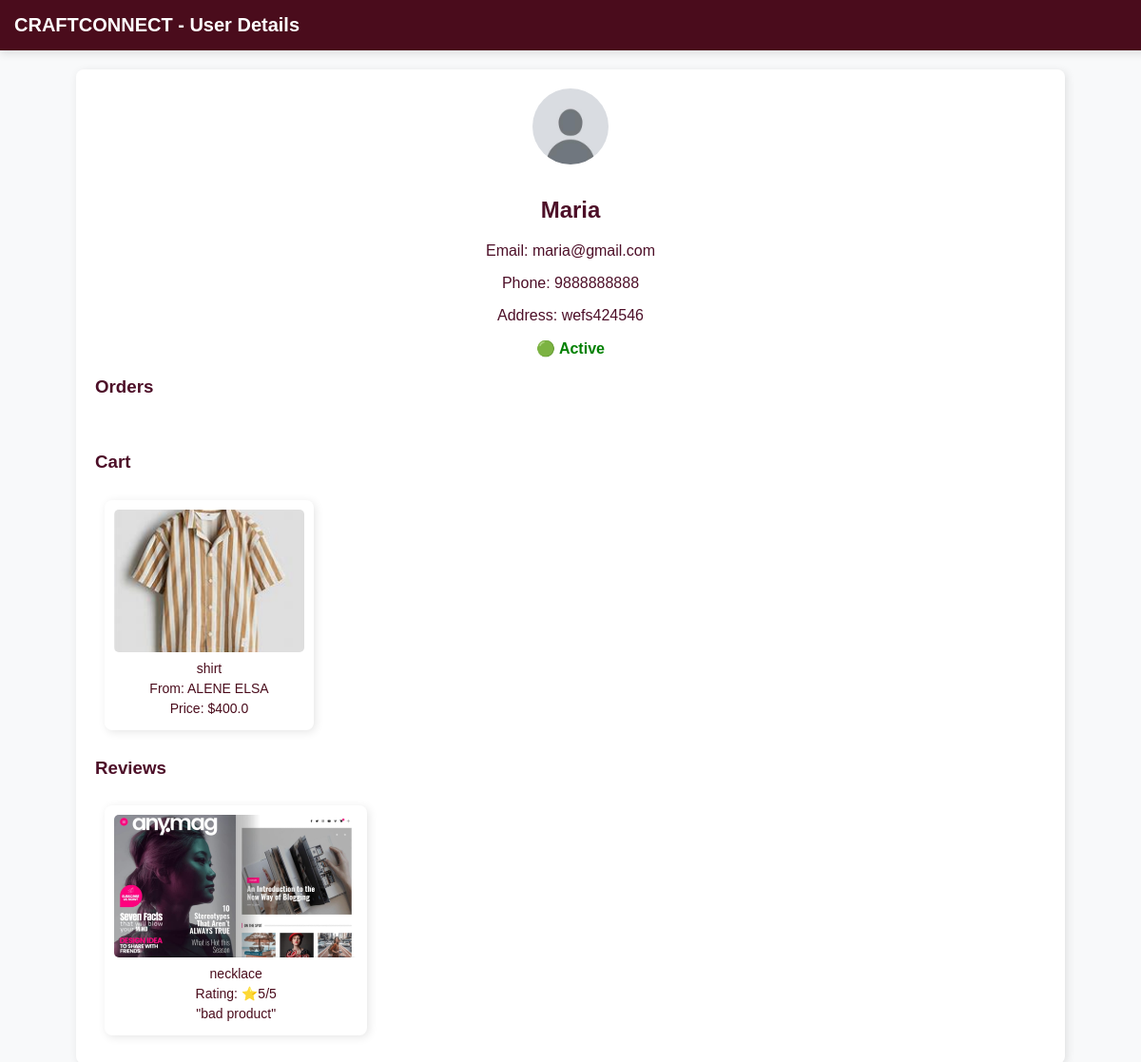
The app's page /admin/user/5 (signed in), older data.
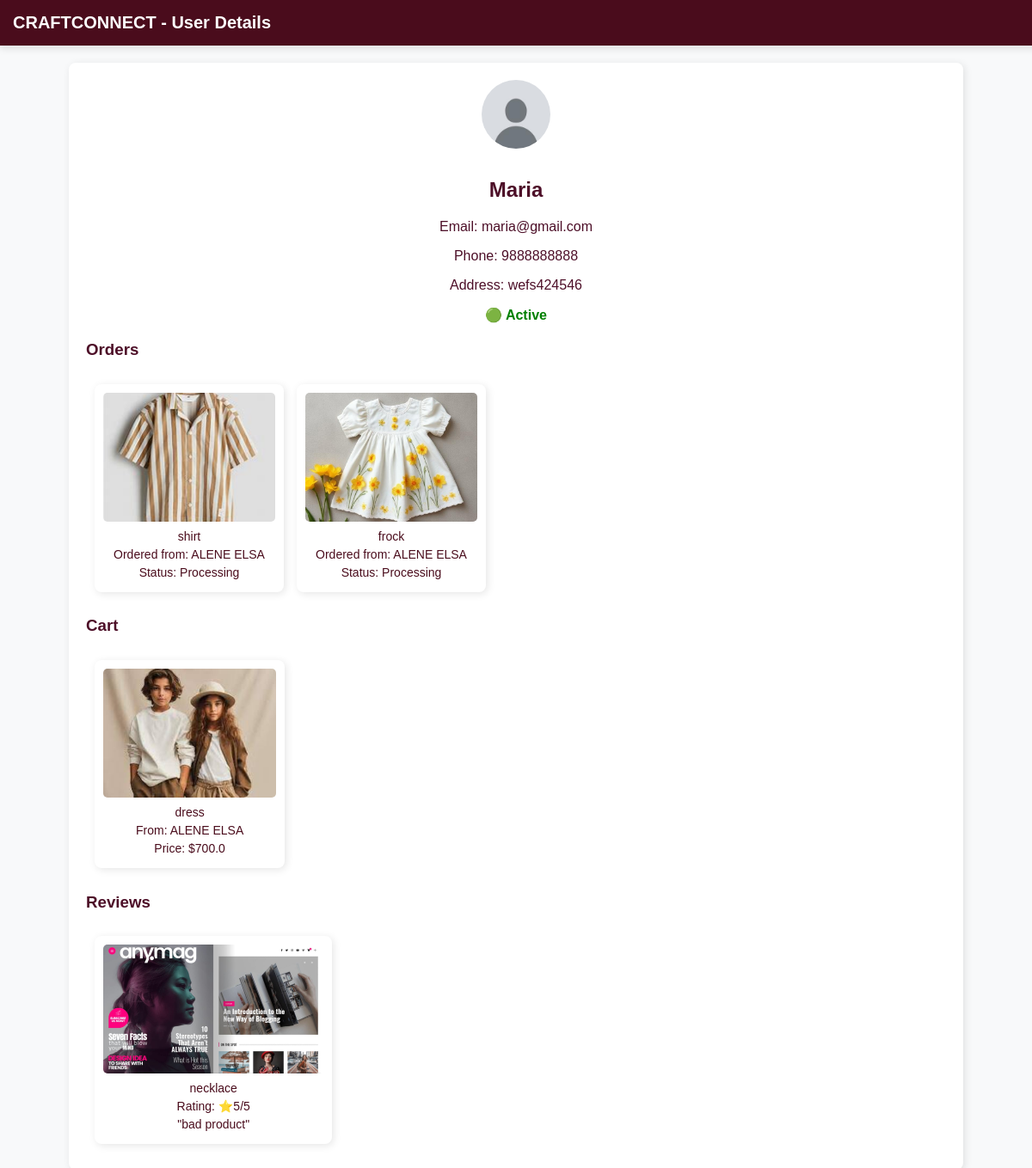
The same page, newer data.
### tables this page shows
CREATE TABLE users (
            id INTEGER PRIMARY KEY AUTOINCREMENT,
            name TEXT NOT NULL,
            email TEXT UNIQUE NOT NULL,
            password TEXT NOT NULL,
            user_type TEXT NOT NULL,
            profile_pic TEXT DEFAULT 'default_profile.jpg'
        , phone TEXT, whatsapp TEXT, address TEXT, description TEXT, username TEXT, suspended default 0);

CREATE TABLE cart (
            id INTEGER PRIMARY KEY AUTOINCREMENT,
            user_id INTEGER NOT NULL,
            product_id INTEGER NOT NULL,
            quantity INTEGER NOT NULL DEFAULT 1,
            FOREIGN KEY (user_id) REFERENCES users (id),
            FOREIGN KEY (product_id) REFERENCES products (id)
        );

CREATE TABLE products (
            id INTEGER PRIMARY KEY AUTOINCREMENT,
            name TEXT NOT NULL,
            description TEXT NOT NULL,
            price REAL NOT NULL,
            image TEXT NOT NULL,
            manufacturer_id INTEGER, approved INTEGER DEFAULT 0, category TEXT, stock_limit INTEGER DEFAULT NULL, size_chart TEXT,
            FOREIGN KEY (manufacturer_id) REFERENCES users (id)
        );

CREATE TABLE product_reviews (
            id INTEGER PRIMARY KEY AUTOINCREMENT,
            product_id INTEGER NOT NULL,
            user_id INTEGER NOT NULL,
            rating INTEGER NOT NULL,
            feedback TEXT NOT NULL,
            timestamp DATETIME DEFAULT CURRENT_TIMESTAMP,
            FOREIGN KEY (product_id) REFERENCES products (id),
            FOREIGN KEY (user_id) REFERENCES users (id)
        );

CREATE TABLE orders (
            id INTEGER PRIMARY KEY AUTOINCREMENT,
            user_id INTEGER NOT NULL,
            product_id INTEGER NOT NULL,
            quantity INTEGER NOT NULL,
            total_price REAL NOT NULL,
            status TEXT DEFAULT 'Processing',
            order_date TIMESTAMP DEFAULT CURRENT_TIMESTAMP, payment_status TEXT NOT NULL DEFAULT 'COD', address TEXT, phone TEXT, email TEXT, manufacturer_id INTEGER, confirmation_pending INTEGER DEFAULT 0,
            FOREIGN KEY (user_id) REFERENCES users (id),
            FOREIGN KEY (product_id) REFERENCES products (id)
        );

### app.py (the view, shortened to what this page needs)
@app.route('/admin/user/<int:user_id>')
def admin_user_details(user_id):
    if 'admin_logged_in' not in session:
        return redirect('/admin')
    conn = get_db_connection()
    user = conn.execute('SELECT * FROM users WHERE id = ?', (user_id,)).fetchone()
    if not user:
        conn.close()
        return "User not found", 404
    user_type = user['user_type']
    if user_type == 'customer':
        orders = conn.execute('''
            SELECT orders.*, products.name AS product_name, products.image, users.name AS manufacturer_name
            FROM orders
            JOIN products ON orders.product_id = products.id
            JOIN users ON products.manufacturer_id = users.id
            WHERE orders.user_id = ?
        ''', (user_id,)).fetchall()
        cart_items = conn.execute('''
            SELECT cart.*, products.name, products.image, products.price, users.name AS manufacturer_name
            FROM cart
            JOIN products ON cart.product_id = products.id
            JOIN users ON products.manufacturer_id = users.id
            WHERE cart.user_id = ?
        ''', (user_id,)).fetchall()
        reviews = conn.execute('''
            SELECT product_reviews.*, products.name AS product_name, products.image
            FROM product_reviews
            JOIN products ON product_reviews.product_id = products.id
            WHERE product_reviews.user_id = ?
        ''', (user_id,)).fetchall()
        conn.close()
        return render_template('admin_user_details.html', user=user, user_type=user_type, orders=orders, cart_items=cart_items, reviews=reviews)
    conn.close()
    return "Invalid user type", 400

### app.py (called while the page is built)
def get_db_connection():
    conn = sqlite3.connect("craftconnect.db")
    conn.row_factory = sqlite3.Row
    return conn

### templates/admin_user_details.html (shortened to what this page needs)
<!DOCTYPE html>
<html lang="en">
<head>
    <link rel="stylesheet" href="{{ url_for('static', filename='css/styles.css') }}">
</head>
<body>
    <div class="navbar">CRAFTCONNECT - User Details</div>
    <div class="container">
        <div class="user-info">
            <img src="{{ url_for('static', filename='uploads/' + user['profile_pic']) }}" alt="Profile Picture">
            <h2>{{ user['name'] }}</h2>
            <p>Email: {{ user['email'] }}</p>
            <p>Phone: {{ user['phone'] if user['phone'] else 'N/A' }}</p>
            <p>Address: {{ user['address'] if user['address'] else 'N/A' }}</p>
            {% if user.suspended == 1 %}
                <p style="color: red; font-weight: bold;">🔴 Suspended</p>
            {% else %}
                <p style="color: green; font-weight: bold;">🟢 Active</p>
            {% endif %}
        </div>
        {% if user_type == 'customer' %}
            <h3>Orders</h3>
            <div class="scroll-container">
                {% for order in orders %}
                    <div class="item-card">
                        <img src="{{ url_for('static', filename='uploads/' + order['image']) }}" alt="Product">
                        <p>{{ order['product_name'] }}</p>
                        <p>Ordered from: {{ order['manufacturer_name'] }}</p>
                        <p>Status: {{ order['status'] }}</p>
                    </div>
                {% endfor %}
            </div>
            <h3>Cart</h3>
            <div class="scroll-container">
                {% for item in cart_items %}
                    <div class="item-card">
                        <img src="{{ url_for('static', filename='uploads/' + item['image']) }}" alt="Product">
                        <p>{{ item['name'] }}</p>
                        <p>From: {{ item['manufacturer_name'] }}</p>
                        <p>Price: ${{ item['price'] }}</p>
                    </div>
                {% endfor %}
            </div>
            <h3>Reviews</h3>
            <div class="scroll-container">
                {% for review in reviews %}
                    <div class="item-card">
                        <img src="{{ url_for('static', filename='uploads/' + review['image']) }}" alt="Product">
                        <p>{{ review['product_name'] }}</p>
                        <p>Rating: ⭐{{ review['rating'] }}/5</p>
                        <p>"{{ review['feedback'] }}"</p>
                    </div>
                {% endfor %}
            </div>
        {% endif %}
    </div>
</body>
</html>

### static/css/styles.css (style rules this page uses)
body { margin: 0; padding: 0; font-family: Arial, sans-serif; background: white; color: #4D0F28; min-height: 100vh; box-sizing: border-box; }
.navbar { display: flex; justify-content: space-between; align-items: center; padding: 15px 30px; background: #4D0F28; color: white; box-shadow: 0px 4px 8px rgba(0, 0, 0, 0.1); }

### templates/admin_user_details.html (style rules this page uses)
body { font-family: Arial, sans-serif; background-color: #f8f9fa; margin: 0; padding: 0; }
.navbar { width: 100%; background-color: #4a0c1c; padding: 15px; color: white; font-size: 20px; font-weight: bold; text-align: center; }
.container { max-width: 1000px; margin: 20px auto; background: white; padding: 20px; border-radius: 8px; box-shadow: 2px 2px 10px rgba(0, 0, 0, 0.1); }
.user-info { text-align: center; margin-bottom: 20px; }
.user-info img { width: 80px; height: 80px; border-radius: 50%; object-fit: cover; margin-bottom: 10px; }
.scroll-container { display: flex; overflow-x: auto; padding: 10px; gap: 15px; }
.item-card { min-width: 200px; background: white; padding: 10px; border-radius: 8px; box-shadow: 2px 2px 10px rgba(0, 0, 0, 0.1); text-align: center; transition: 0.3s; }
.item-card img { width: 100%; height: 150px; object-fit: cover; border-radius: 5px; }
.item-card p { margin: 5px 0; font-size: 14px; color: #4a0c1c; }

Row changes from the older to the newer data that the page shows:
removed cart: image (picture), name "shirt", manufacturer_name "ALENE ELSA", price "400.0"
added orders: image (picture), product_name "shirt", manufacturer_name "ALENE ELSA", status "Processing"
added orders: image (picture), product_name "frock", manufacturer_name "ALENE ELSA", status "Processing"
added cart: image (picture), name "dress", manufacturer_name "ALENE ELSA", price "700.0"
